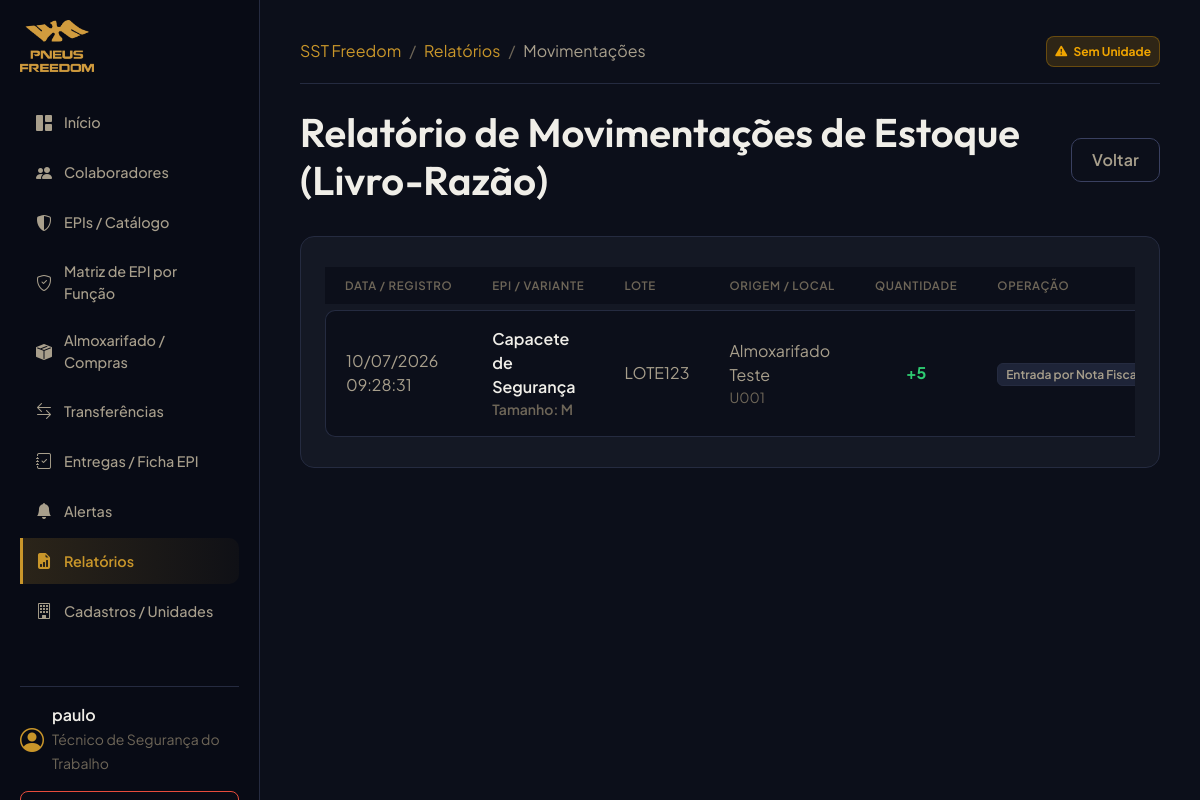
The app's page /reports/stock-movements/ (signed in), older data.
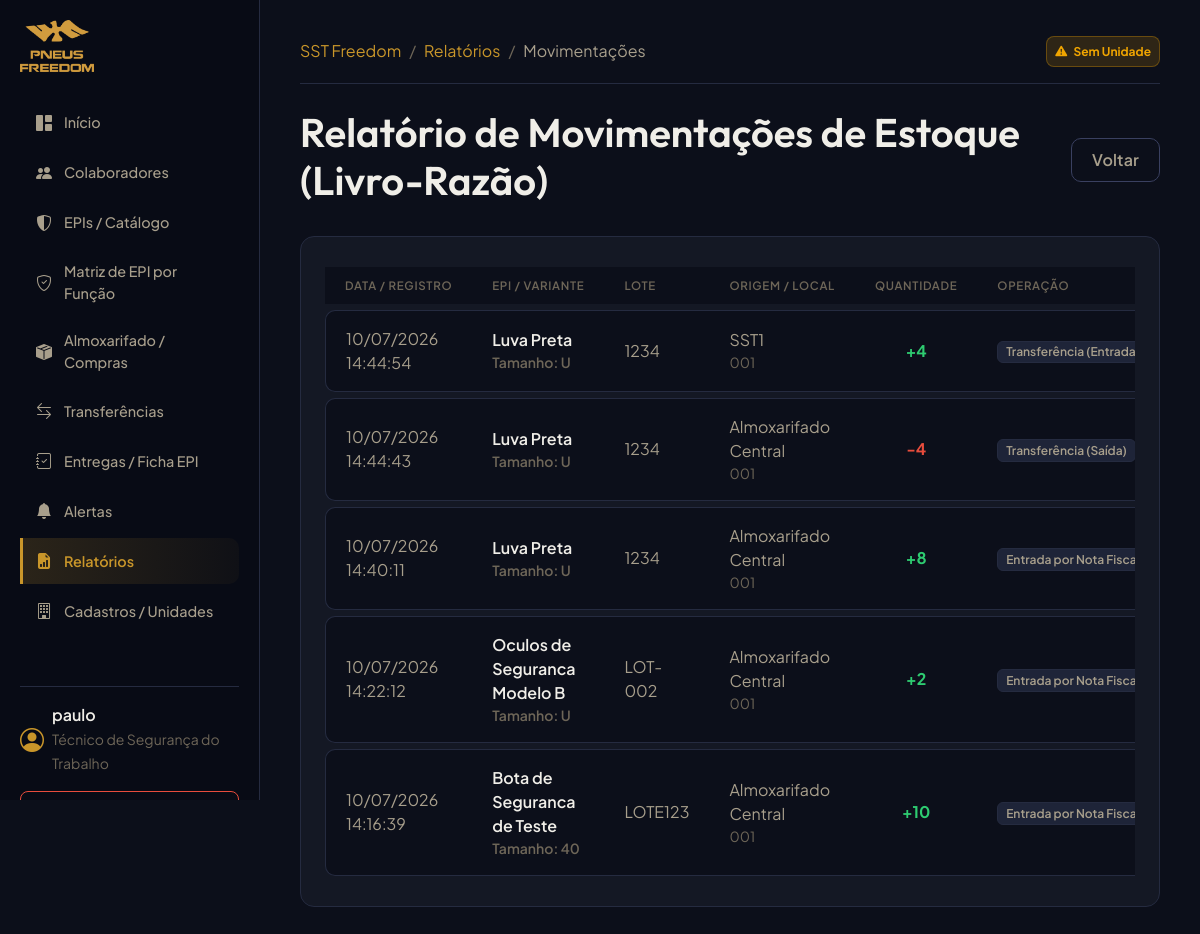
The same page, newer data.
### inventory/models.py (models this page shows, shortened)
class StockMovement(models.Model):
    TYPE_CHOICES = (
        ('ENTRADA_COMPRA', 'Entrada por Nota Fiscal'),
        ('TRANSFERENCIA_SAIDA', 'Transferência (Saída)'),
        ('TRANSFERENCIA_ENTRADA', 'Transferência (Entrada)'),
        ('ENTREGA_COLABORADOR', 'Entrega a Colaborador'),
        ('DEVOLUCAO_COLABORADOR', 'Devolução de Colaborador'),
        ('AJUSTE_POSITIVO', 'Ajuste de Entrada Manual'),
        ('AJUSTE_NEGATIVO', 'Ajuste de Saída Manual'),
        ('BAIXA_DANO', 'Baixa por Dano'),
        ('BAIXA_PERDA', 'Baixa por Perda'),
        ('BAIXA_VENCIMENTO', 'Baixa por Vencimento'),
        ('ESTORNO', 'Estorno Controlado'),
    )
    unit = models.ForeignKey(Unit, on_delete=models.PROTECT, related_name='stock_movements', verbose_name="Unidade")
    location = models.ForeignKey(InventoryLocation, on_delete=models.PROTECT, related_name='stock_movements', verbose_name="Local de Estoque")
    product_variant = models.ForeignKey('ppe.ProductVariant', on_delete=models.PROTECT, related_name='stock_movements', verbose_name="Variante de EPI")
    lot = models.ForeignKey(Lot, on_delete=models.PROTECT, related_name='stock_movements', verbose_name="Lote")
    quantity = models.IntegerField(verbose_name="Quantidade")
    cost_unit = models.DecimalField(max_digits=10, decimal_places=2, verbose_name="Custo Unitário Histórico")
    movement_type = models.CharField(max_length=30, choices=TYPE_CHOICES, verbose_name="Tipo de Movimento")
    user = models.ForeignKey(settings.AUTH_USER_MODEL, on_delete=models.PROTECT, related_name='stock_movements', verbose_name="Usuário Responsável")
    notes = models.TextField(blank=True, null=True, verbose_name="Observações/Justificativa")
    created_at = models.DateTimeField(auto_now_add=True, verbose_name="Data/Hora do Registro")
    idempotency_key = models.CharField(max_length=100, blank=True, null=True, verbose_name="Chave de Idempotência")
    correlation_id = models.CharField(max_length=100, blank=True, null=True, verbose_name="ID de Correlação")
    class Meta:
        verbose_name = "Movimentação de Estoque"
        verbose_name_plural = "Movimentações de Estoque"
        ordering = ['-created_at']

class Lot(models.Model):
    product_variant = models.ForeignKey('ppe.ProductVariant', on_delete=models.PROTECT, related_name='lots', verbose_name="Variante de EPI")
    fiscal_note = models.ForeignKey(FiscalNote, on_delete=models.PROTECT, blank=True, null=True, related_name='lots', verbose_name="Nota Fiscal")
    ca = models.ForeignKey('ppe.CertificadoAprovacao', on_delete=models.PROTECT, blank=True, null=True, verbose_name="C.A. (Certificado de Aprovação)")
    identificador = models.CharField(max_length=100, verbose_name="Lote do Fabricante")
    data_fabricacao = models.DateField(blank=True, null=True, verbose_name="Data de Fabricação")
    data_validade = models.DateField(verbose_name="Validade Física do Produto")
    quantidade_inicial = models.IntegerField(verbose_name="Quantidade Inicial")
    custo_unitario = models.DecimalField(max_digits=10, decimal_places=2, verbose_name="Custo Unitário")
    criado_em = models.DateTimeField(auto_now_add=True, verbose_name="Criado em")
    class Meta:
        verbose_name = "Lote"
        verbose_name_plural = "Lotes"
        unique_together = ('product_variant', 'identificador')

### ppe/models.py (models this page shows, shortened)
class ProductVariant(models.Model):
    product = models.ForeignKey(Product, on_delete=models.CASCADE, related_name='variants', verbose_name="Produto")
    tamanho = models.CharField(max_length=20, default="U", verbose_name="Tamanho/Numeração/Grade")
    sku = models.CharField(max_length=100, blank=True, null=True, verbose_name="SKU / Código Interno")
    codigo_barras = models.CharField(max_length=100, blank=True, null=True, verbose_name="Código de Barras")
    estoque_minimo = models.IntegerField(default=0, verbose_name="Estoque Mínimo")
    estoque_maximo = models.IntegerField(blank=True, null=True, verbose_name="Estoque Máximo")
    ativo = models.BooleanField(default=True, verbose_name="Ativo")
    class Meta:
        verbose_name = "Variante de EPI"
        verbose_name_plural = "Variantes de EPI"
        unique_together = ('product', 'tamanho')

class Product(models.Model):
    TIPO_PRODUTO_CHOICES = (
        ('EPI', 'EPI'),
        ('MATERIAL_SEGURANCA', 'Material de Segurança'),
        ('MATERIAL_CONSUMO', 'Material de Consumo'),
        ('FERRAMENTA', 'Ferramenta'),
        ('UNIFORME', 'Uniforme'),
        ('OUTRO', 'Outro'),
    )
    CATEGORIA_CHOICES = (
        ('PROTECAO_CABECA', 'Proteção da Cabeça'),
        ('PROTECAO_AUDITIVA', 'Proteção Auditiva'),
        ('PROTECAO_RESPIRATORIA', 'Proteção Respiratória'),
        ('PROTECAO_OCULAR', 'Proteção Ocular e Facial'),
        ('PROTECAO_TRONCO', 'Proteção do Tronco'),
        ('PROTECAO_MEMBROS_SUP', 'Proteção dos Membros Superiores'),
        ('PROTECAO_MEMBROS_INF', 'Proteção dos Membros Inferiores'),
        ('VESTUARIO', 'Vestuário / Fardamento'),
        ('OUTRO', 'Outro'),
    )
    nome = models.CharField(max_length=255, verbose_name="Nome do Produto")
    tipo_produto = models.CharField(max_length=50, choices=TIPO_PRODUTO_CHOICES, default='EPI', verbose_name="Tipo de Produto")
    categoria = models.CharField(max_length=50, choices=CATEGORIA_CHOICES, blank=True, null=True, default='OUTRO', verbose_name="Categoria de Proteção")
    ca_numero = models.CharField(max_length=50, blank=True, null=True, verbose_name="C.A. (Certificado de Aprovação)")
    descricao = models.TextField(blank=True, null=True, verbose_name="Descrição")
    unidade_medida = models.CharField(max_length=20, default="UND", verbose_name="Unidade de Medida")
    fabricante = models.CharField(max_length=255, blank=True, null=True, verbose_name="Fabricante Padrão")
    exige_ca = models.BooleanField(default=True, verbose_name="Exige C.A. (Certificado de Aprovação)")
    controlado_individualmente = models.BooleanField(default=True, verbose_name="Controlado Individualmente")
    ativo = models.BooleanField(default=True, verbose_name="Ativo")
    class Meta:
        verbose_name = "EPI / Produto"
        verbose_name_plural = "EPIs / Produtos"

### organizations/models.py (models this page shows, shortened)
class InventoryLocation(models.Model):
    ALMOXARIFADO = 'ALMOXARIFADO'
    SST = 'SST'
    OUTRO = 'OUTRO'
    TIPO_CHOICES = (
        (ALMOXARIFADO, 'Almoxarifado'),
        (SST, 'Estoque SST'),
        (OUTRO, 'Outro'),
    )
    unit = models.ForeignKey(Unit, on_delete=models.PROTECT, related_name='inventory_locations', verbose_name="Unidade")
    codigo = models.CharField(max_length=50, verbose_name="Código do Local")
    nome = models.CharField(max_length=255, verbose_name="Nome do Local")
    tipo = models.CharField(max_length=20, choices=TIPO_CHOICES, default=ALMOXARIFADO, verbose_name="Tipo de Local")
    ativo = models.BooleanField(default=True, verbose_name="Ativo")
    class Meta:
        verbose_name = "Local de Estoque"
        verbose_name_plural = "Locais de Estoque"
        unique_together = ('unit', 'codigo')

class Unit(models.Model):
    company = models.ForeignKey(Company, on_delete=models.PROTECT, related_name='units', verbose_name="Empresa")
    codigo = models.CharField(max_length=50, unique=True, verbose_name="Código da Unidade")
    nome = models.CharField(max_length=255, verbose_name="Nome da Unidade")
    cidade = models.CharField(max_length=100, verbose_name="Cidade")
    estado = models.CharField(max_length=2, verbose_name="UF")
    ativo = models.BooleanField(default=True, verbose_name="Ativo")
    class Meta:
        verbose_name = "Unidade"
        verbose_name_plural = "Unidades"

### core/views.py (the view)
# urls.py: path("reports/stock-movements/", ReportStockMovementsView.as_view(), name="report_stock_movements"),
class ReportStockMovementsView(LoginRequiredMixin, ListView):
    model = StockMovement
    template_name = "reports/stock_movements.html"
    context_object_name = "movements"
    def get_queryset(self):
        user = self.request.user
        user_units = user.units.all()
        if user.is_superuser and not user_units.exists():
            from organizations.models import Unit
            user_units = Unit.objects.all()
        return StockMovement.objects.filter(unit__in=user_units).select_related('product_variant__product', 'location', 'lot', 'user')

### accounts/models.py (called while the page is built)
    def is_tecnico(self):
        return self.profile_type == self.TECNICO_SST or self.is_superuser

    def is_almoxarife(self):
        return self.profile_type == self.ALMOXARIFE or self.is_superuser

### templates/reports/stock_movements.html (shortened to what this page needs)
{% extends "base.html" %}
{% block breadcrumbs %}
<li class="breadcrumb-item"><a href="{% url 'report_list' %}" class="text-primary text-decoration-none">Relatórios</a></li>
<li class="breadcrumb-item active text-secondary" aria-current="page">Movimentações</li>
{% endblock %}
{% block content %}
<div class="d-flex justify-content-between align-items-center mb-4">
    <h1>Relatório de Movimentações de Estoque (Livro-Razão)</h1>
    <a href="{% url 'report_list' %}" class="btn btn-outline-secondary btn-premium">Voltar</a>
</div>
<div class="card-premium">
    <div class="table-responsive">
        <table class="table table-premium mb-0">
            <thead>
                <tr>
                    <th class="text-muted border-0">Data / Registro</th>
                    <th class="text-muted border-0">EPI / Variante</th>
                    <th class="text-muted border-0">Lote</th>
                    <th class="text-muted border-0">Origem / Local</th>
                    <th class="text-muted border-0 text-center">Quantidade</th>
                    <th class="text-muted border-0">Operação</th>
                </tr>
            </thead>
            <tbody>
                {% for mov in movements %}
                <tr>
                    <td>{{ mov.created_at|date:"d/m/Y H:i:s" }}</td>
                    <td class="text-light fw-semibold">
                        {{ mov.product_variant.product.nome }}
                        <small class="text-muted d-block">Tamanho: {{ mov.product_variant.tamanho }}</small>
                    </td>
                    <td>{{ mov.lot.identificador }}</td>
                    <td>{{ mov.location.nome }} <small class="text-muted d-block">{{ mov.unit.codigo }}</small></td>
                    <td class="text-center fw-bold {% if mov.quantity > 0 %}text-success{% else %}text-danger{% endif %}">
                        {% if mov.quantity > 0 %}+{% endif %}{{ mov.quantity }}
                    </td>
                    <td>
                        <span class="badge bg-secondary">{{ mov.get_movement_type_display }}</span>
                    </td>
                </tr>
                {% empty %}
                <tr>
                    <td colspan="7" class="text-center text-muted border-0 py-4">Nenhuma movimentação de estoque registrada.</td>
                </tr>
                {% endfor %}
            </tbody>
        </table>
    </div>
</div>
{% endblock %}

### templates/base.html (shortened to what the changed rows need)
<!DOCTYPE html>
<html lang="pt-br">
<head>
    <link href="https://cdn.jsdelivr.net/npm/bootstrap@5.3.2/dist/css/bootstrap.min.css" rel="stylesheet">
    <link href="https://cdn.jsdelivr.net/npm/bootstrap-icons@1.11.1/font/bootstrap-icons.css" rel="stylesheet">
    {% load static %}
    <link rel="stylesheet" href="{% static 'css/custom.css' %}">
</head>
<body>
    <div class="sidebar-wrapper" id="sidebar">
        <nav class="nav flex-column">
            <div class="mt-5 border-top pt-3" style="border-color: var(--border-default) !important;">
                <a class="btn btn-outline-danger w-100 btn-sm rounded-3" href="{% url 'logout' %}">
                    <i class="bi bi-box-arrow-right"></i> Sair
                </a>
            </div>
        </nav>
    </div>
    <div class="main-content">
        <main class="animate-fade-in">
            {% block content %}{% endblock %}
        </main>
    </div>
</body>
</html>

Row changes from the older to the newer data that the page shows:
added StockMovement: created_at "10/07/2026 14:44:54", product_variant.product.nome "Luva Preta", product_variant.tamanho "U", lot.identificador "1234", location.nome "SST1", unit.codigo "001", quantity "4", movement_type "Transferência…"
added StockMovement: created_at "10/07/2026 14:44:43", product_variant.product.nome "Luva Preta", product_variant.tamanho "U", lot.identificador "1234", location.nome "Almoxarifado Central", unit.codigo "001", quantity "-4", movement_type "Transferência (Saída)"
added StockMovement: created_at "10/07/2026 14:40:11", product_variant.product.nome "Luva Preta", product_variant.tamanho "U", lot.identificador "1234", location.nome "Almoxarifado Central", unit.codigo "001", quantity "8", movement_type "Entrada por Nota…"
added StockMovement: created_at "10/07/2026 14:22:12", product_variant.product.nome "Oculos de Seguranca Modelo B", product_variant.tamanho "U", lot.identificador "LOT-002", location.nome "Almoxarifado Central", unit.codigo "001", quantity "2", movement_type "Entrada por Nota…"
changed StockMovement "LOTE123": created_at "10/07/2026 09:28:31" → "10/07/2026 14:16:39"; product_variant.product.nome "Capacete de Segurança" → "Bota de Seguranca de Teste"; product_variant.tamanho "M" → "40"; location.nome "Almoxarifado Teste" → "Almoxarifado Central"; unit.codigo "U001" → "001"; quantity "5" → "10"
